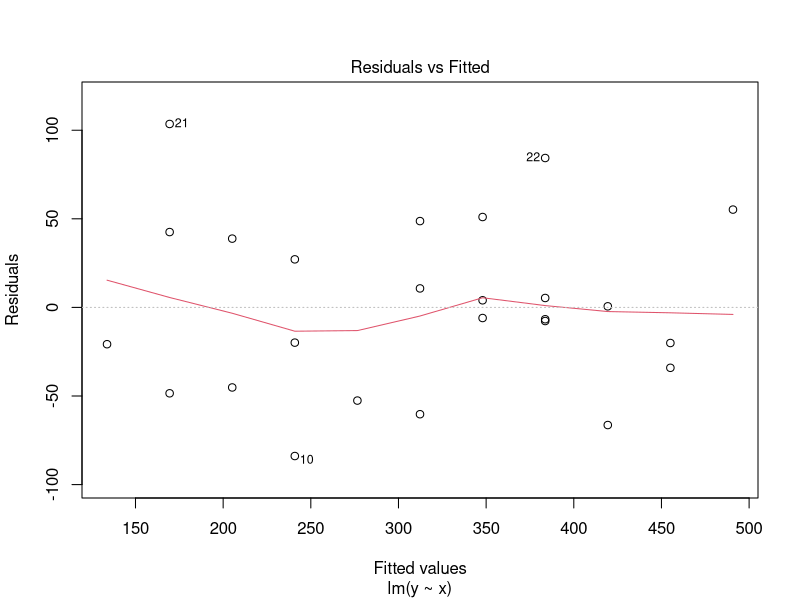
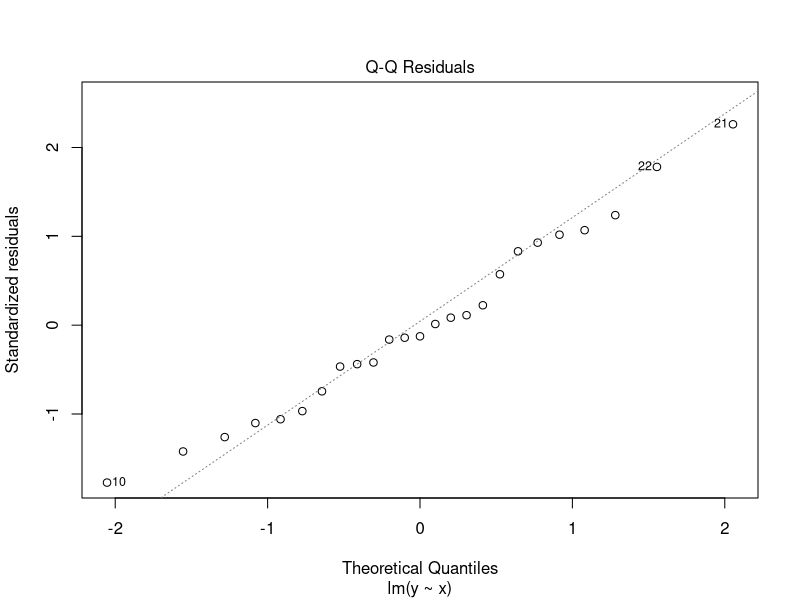
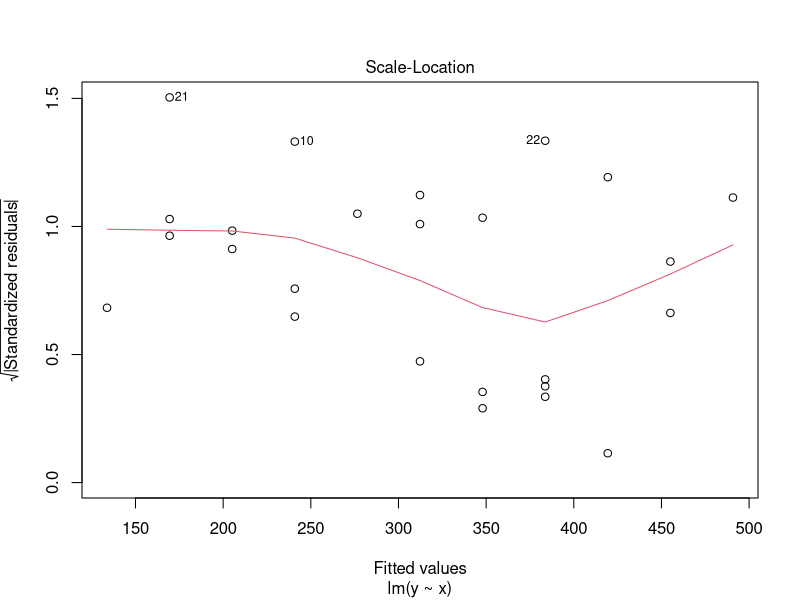
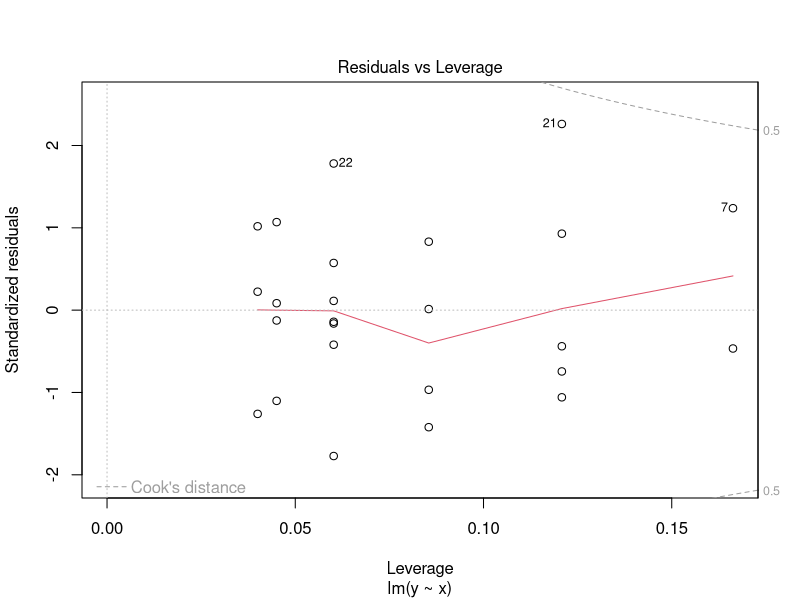
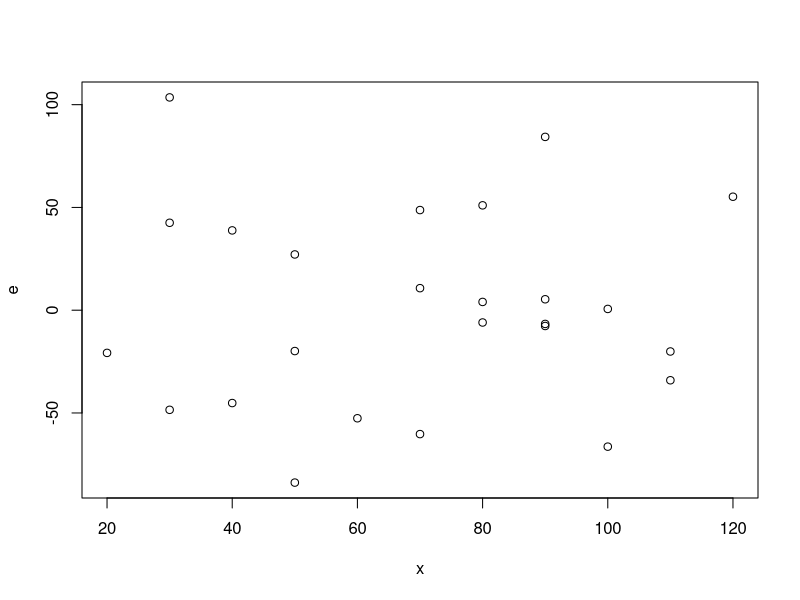
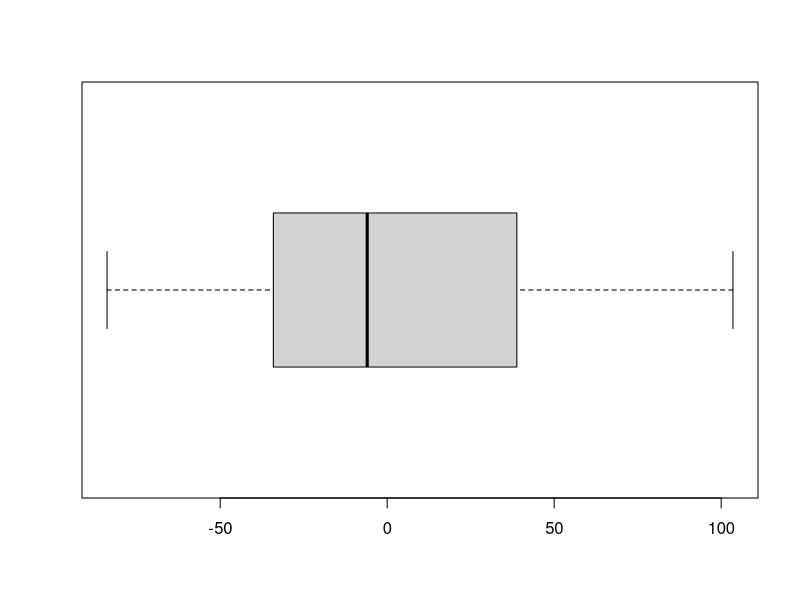
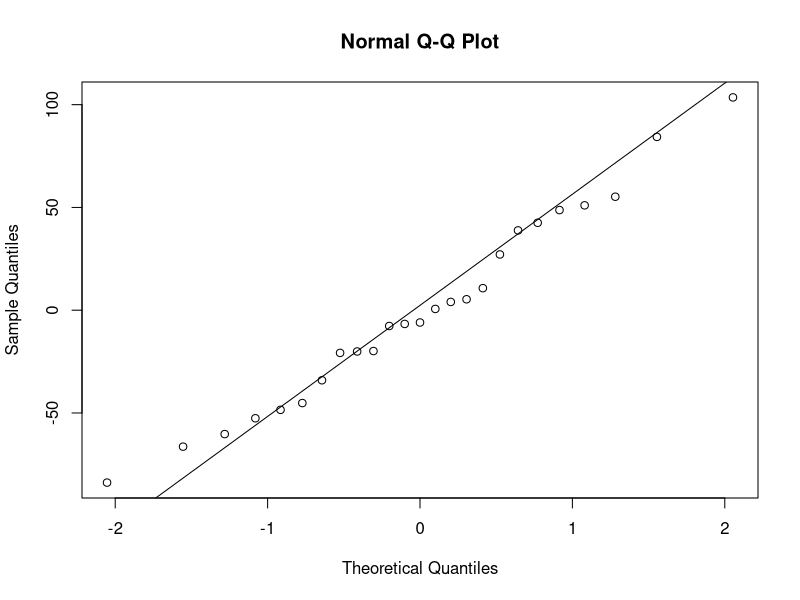

These charts were generated, in order, by the following R code:
tlc <- read.csv("tlc.csv", header=T)
x <- tlc$lot; y <- tlc$hours

reg <- lm(y~x)
sm <- summary(reg)

### estimated variance
sm$sigma^2

### p-value for H0: Beta 1 = 4
2*pt(1.228571, 23, lower.tail=F)

### p-value for H0: Beta 1 <= 4
pt(-1.23, 23)

### Confidence interval for Beta 0
confint(reg, level=0.95)
confint(reg, level=0.90)

### Confidence interval for estimate at x=65

new = data.frame(x = 65)
predict(reg, new, se.fit=T, interval="confidence", level=0.9)


### prediction interval
new = data.frame(x = 100)
predict(reg, new, se.fit=T, interval="prediction", level=0.9)

### 90% confidence in the estimate
predict(reg, new, se.fit=T, interval="confidence", level=0.9)




plot(reg)  ## first plot is residuals vs. fitted; check for constant variance (scattered around 0 line)

yhat <- fitted(reg) ## can get first plot without plot(reg), using e below

e <- residuals(reg)
plot(x, e) ## scattered around 0 line -> constant variance

## look for outliers
## b$out == 0 indicates no outliers
b <- boxplot(e, horizontal=T)

## can use instead of QQ Norm in plot(reg)
qqnorm(e); qqline(e)

